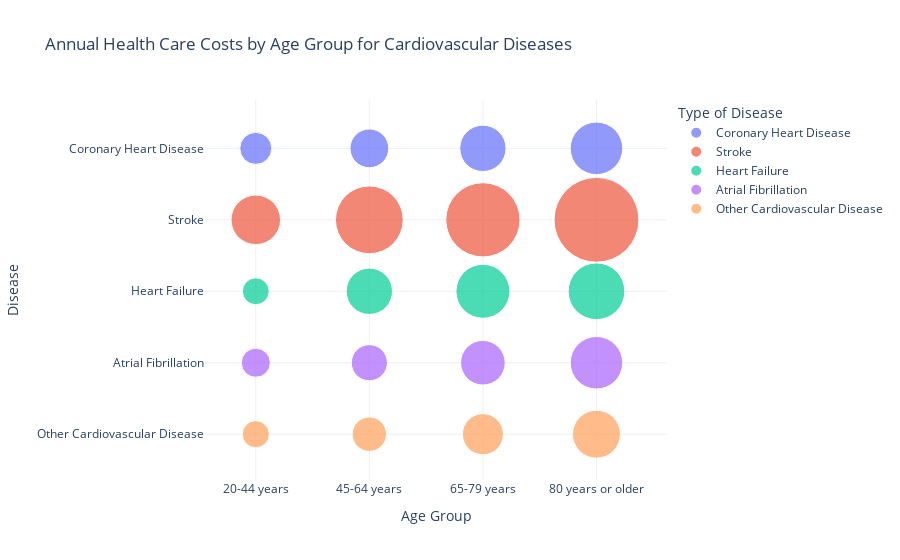

The notebook cell saved with this chart:
### Code cell
df_by_age_melted = df_by_age.melt(id_vars=['Age Group'], var_name='Disease', value_name='Annual Health Care Cost (USD)')

# Create a bubble chart
fig = px.scatter(
    df_by_age_melted,
    x='Age Group',
    y='Disease',
    size='Annual Health Care Cost (USD)',  # Bubble size represents healthcare costs
    color='Disease',                      # Different colors for each disease
    title='Annual Health Care Costs by Age Group for Cardiovascular Diseases',
    labels={'Annual Health Care Cost (USD)': 'Cost (USD)'},
    size_max=60                           # Maximum size for bubbles
)

# Adjust layout
fig.update_layout(
    xaxis_title='Age Group',
    yaxis_title='Disease',
    legend_title='Type of Disease',
    template='plotly_white'
)

fig.show()

### Figure 1 — Plotly figure (JSON) as saved in the notebook; plotly's stock layout.template omitted (floating-point values rounded to 4 significant figures)
{"data": [{"hovertemplate": "Disease=%{y}<br>Age Group=%{x}<br>Cost (USD)=%{marker.size}<extra></extra>", "legendgroup": "Coronary Heart Disease", "marker": {"color": "#636efa", "size": [6700, 9800, 14000, 18000], "sizemode": "area", "sizeref": 13.06, "symbol": "circle"}, "mode": "markers", "name": "Coronary Heart Disease", "orientation": "v", "showlegend": true, "type": "scatter", "x": ["20-44 years", "45-64 years", "65-79 years", "80 years or older"], "xaxis": "x", "y": ["Coronary Heart Disease", "Coronary Heart Disease", "Coronary Heart Disease", "Coronary Heart Disease"], "yaxis": "y"}, {"hovertemplate": "Disease=%{y}<br>Age Group=%{x}<br>Cost (USD)=%{marker.size}<extra></extra>", "legendgroup": "Stroke", "marker": {"color": "#EF553B", "size": [16000, 30000, 36000, 47000], "sizemode": "area", "sizeref": 13.06, "symbol": "circle"}, "mode": "markers", "name": "Stroke", "orientation": "v", "showlegend": true, "type": "scatter", "x": ["20-44 years", "45-64 years", "65-79 years", "80 years or older"], "xaxis": "x", "y": ["Stroke", "Stroke", "Stroke", "Stroke"], "yaxis": "y"}, {"hovertemplate": "Disease=%{y}<br>Age Group=%{x}<br>Cost (USD)=%{marker.size}<extra></extra>", "legendgroup": "Heart Failure", "marker": {"color": "#00cc96", "size": [4700, 14000, 19000, 21000], "sizemode": "area", "sizeref": 13.06, "symbol": "circle"}, "mode": "markers", "name": "Heart Failure", "orientation": "v", "showlegend": true, "type": "scatter", "x": ["20-44 years", "45-64 years", "65-79 years", "80 years or older"], "xaxis": "x", "y": ["Heart Failure", "Heart Failure", "Heart Failure", "Heart Failure"], "yaxis": "y"}, {"hovertemplate": "Disease=%{y}<br>Age Group=%{x}<br>Cost (USD)=%{marker.size}<extra></extra>", "legendgroup": "Atrial Fibrillation", "marker": {"color": "#ab63fa", "size": [5500, 8500, 13000, 18000], "sizemode": "area", "sizeref": 13.06, "symbol": "circle"}, "mode": "markers", "name": "Atrial Fibrillation", "orientation": "v", "showlegend": true, "type": "scatter", "x": ["20-44 years", "45-64 years", "65-79 years", "80 years or older"], "xaxis": "x", "y": ["Atrial Fibrillation", "Atrial Fibrillation", "Atrial Fibrillation", "Atrial Fibrillation"], "yaxis": "y"}, {"hovertemplate": "Disease=%{y}<br>Age Group=%{x}<br>Cost (USD)=%{marker.size}<extra></extra>", "legendgroup": "Other Cardiovascular Disease", "marker": {"color": "#FFA15A", "size": [4800, 7700, 11000, 15000], "sizemode": "area", "sizeref": 13.06, "symbol": "circle"}, "mode": "markers", "name": "Other Cardiovascular Disease", "orientation": "v", "showlegend": true, "type": "scatter", "x": ["20-44 years", "45-64 years", "65-79 years", "80 years or older"], "xaxis": "x", "y": ["Other Cardiovascular Disease", "Other Cardiovascular Disease", "Other Cardiovascular Disease", "Other Cardiovascular Disease"], "yaxis": "y"}], "layout": {"legend": {"itemsizing": "constant", "title": {"text": "Type of Disease"}, "tracegroupgap": 0}, "title": {"text": "Annual Health Care Costs by Age Group for Cardiovascular Diseases"}, "xaxis": {"anchor": "y", "domain": [0, 1], "title": {"text": "Age Group"}}, "yaxis": {"anchor": "x", "categoryarray": ["Other Cardiovascular Disease", "Atrial Fibrillation", "Heart Failure", "Stroke", "Coronary Heart Disease"], "categoryorder": "array", "domain": [0, 1], "title": {"text": "Disease"}}}}
